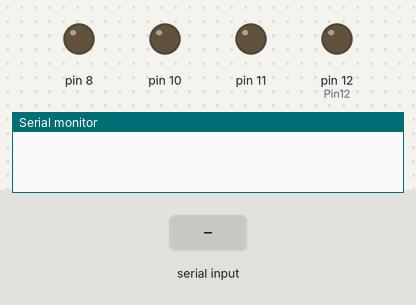
Recording of a sketch running on a simulated Arduino Uno, built with avr-gcc and run on an emulated ATmega328P. Parts: output pins drawn as LEDs (lit = HIGH), the last lines printed to the serial monitor. Inputs (shaded band) come from the test bench.

Above: at 1.2 s.
1.3 s: "TOA" received over Serial
At 2.2 s:
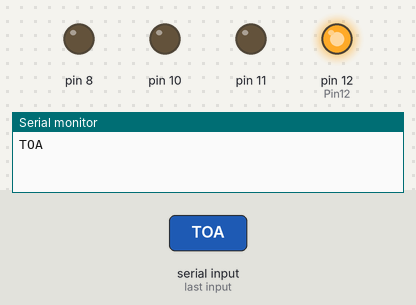
2.8 s: "TOB" received over Serial
At 3.4 s:
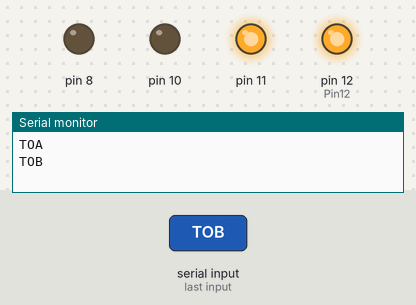
4.3 s: "TFA" received over Serial
At 5.5 s:
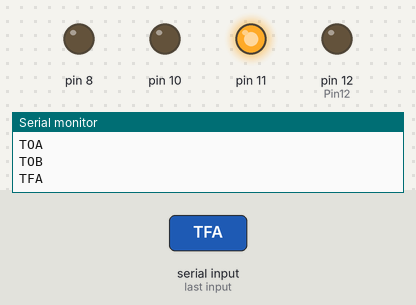
5.8 s: "TOC" received over Serial
At 6.8 s:
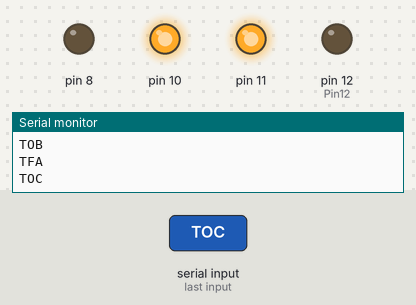
7.3 s: "TFB" received over Serial
At 8.0 s:
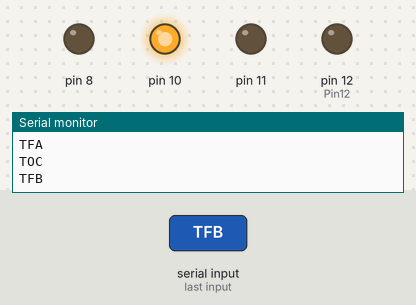
8.8 s: "TOD" received over Serial
At 9.1 s:
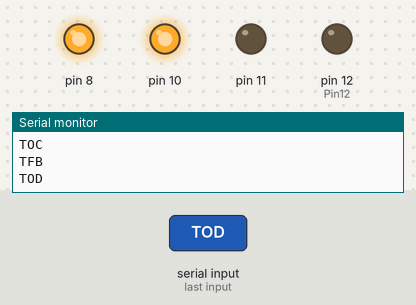
Timing chart, 0 to 11.3 s (numbered marks = the images above; inputs shaded):
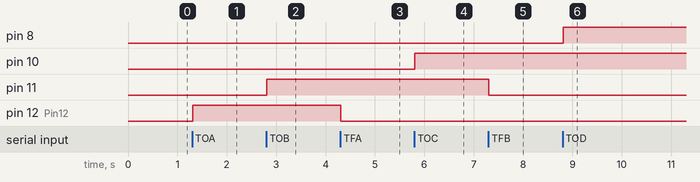

Measured:
- after the input at 1.3 s, pin 12 (Pin12): LOW → HIGH at once
- after the input at 2.8 s, pin 11: LOW → HIGH at once
- after the input at 4.3 s, pin 12 (Pin12): HIGH → LOW at once
- after the input at 5.8 s, pin 10: LOW → HIGH at once
- after the input at 7.3 s, pin 11: HIGH → LOW at once
- after the input at 8.8 s, pin 8: LOW → HIGH at once

The sketch:

AutomationCode_for_Arduino.ino
```cpp
int Pin12 = 12;
String readString;

void setup() {
  Serial.begin(9600);
  pinMode(Pin12, OUTPUT);
  pinMode(11, OUTPUT);
  pinMode(10, OUTPUT);
  pinMode(8, OUTPUT);

}

void loop() {
  while (Serial.available()) {
    delay(3);
    char c = Serial.read();
    readString += c;
  }
  if (readString.length() >0) {
    Serial.println(readString);
    if (readString == "TOA")
    {
      digitalWrite(Pin12, HIGH);
    }
    if (readString == "TFA")
    {
      digitalWrite(Pin12, LOW);
    }
    if (readString == "TOB")
    {
      digitalWrite(11, HIGH);
    }

    if (readString == "TFB")
    {
      digitalWrite(11, LOW);
    }

     if (readString == "TOC")
    {
      digitalWrite(10, HIGH);
    }

    if (readString == "TFC")
    {
      digitalWrite(10, LOW);
    }
     if (readString == "TOD")
    {
      digitalWrite(8, HIGH);
    }

    if (readString == "TFD")
    {
      digitalWrite(8, LOW);
    }
    readString="";
  }
}
```
